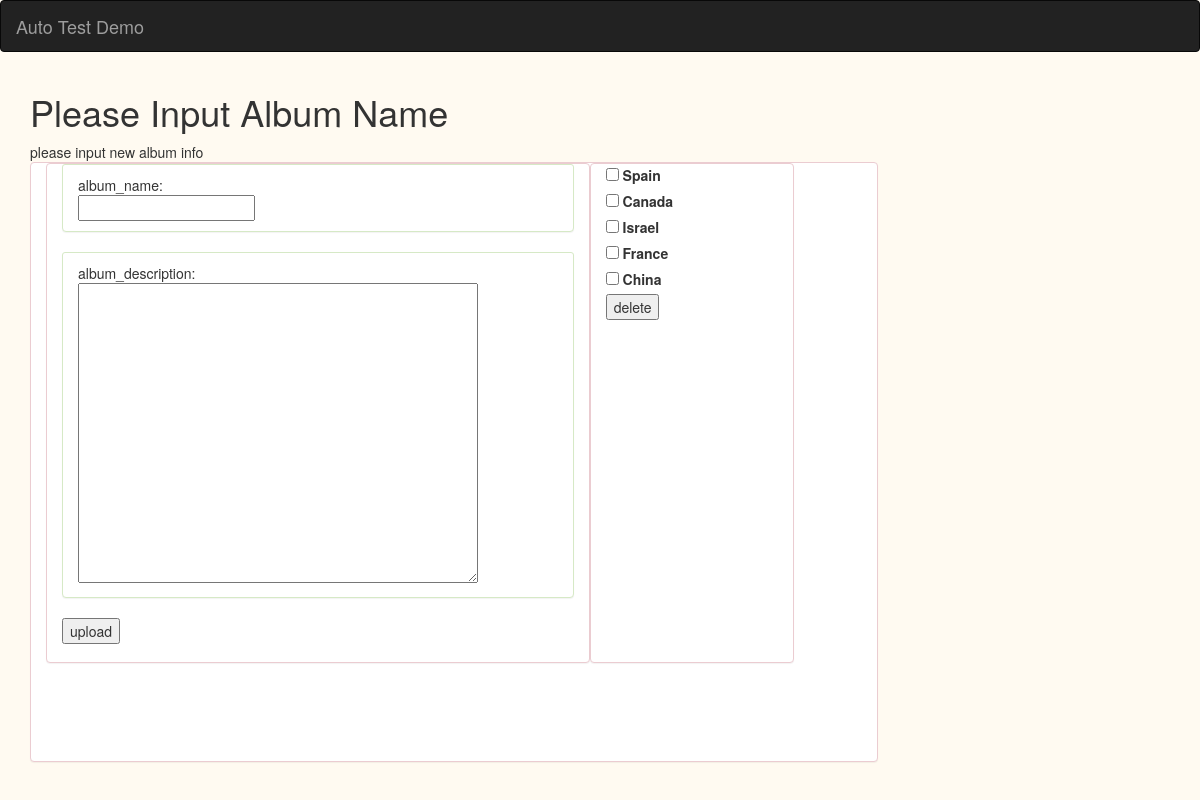
The app's page /new_album with its own data.
### model/models.py (models this page shows)
class IMAGE_ALBUM(db.Model):
    id = db.Column(db.Integer, primary_key=True)
    album_name = db.Column(db.String(100), unique=False, nullable=False)
    album_description = db.Column(db.String(100), unique=False, nullable=False)
    __table_args__ = (db.UniqueConstraint('id', 'album_name'),)

### main.py (the view)
@login_required
@app.route('/new_album',methods=['POST','GET'])
def new_album():
    if request.method == 'POST':
        if request.form['form_method'] == "add":
            album_name = request.form['album_name']
            album_description = request.form['album_description']
            album_info = IMAGE_ALBUM(album_name=album_name, album_description=album_description)
            db.session.add(album_info)
            db.session.commit()
            image_album = db.session.query(IMAGE_ALBUM.album_name).all()
            return render_template('new_album.html', image_album=image_album, message="please input new album info")
        elif request.form['form_method'] == "delete":
            print(request.form['form_method'])
            selected_album = request.form.getlist('album_name_list')
            for each_album in selected_album:
                print("_",each_album)
                db.session.query(IMAGE_ALBUM).filter(IMAGE_ALBUM.album_name==each_album).delete()
                db.session.commit()
            image_album = db.session.query(IMAGE_ALBUM.album_name).all()
            return render_template('new_album.html', image_album=image_album, message="please input new album info")
    else:
        image_album = db.session.query(IMAGE_ALBUM.album_name).all()
        return render_template('new_album.html', image_album=image_album, message="please input new album info")

### templates/new_album.html (shortened to what this page needs)
{% extends "layout.html" %}
{% block index %}
    <h1>Please Input Album Name</h1>
{{ message }}
<div class='col-md-12 col-lg-12 panel panel-danger' style="height:600px">
    <div class="col-md-8 col-lg-8 panel panel-danger" style="height:500px">
    <form action="" enctype='multipart/form-data' method='POST'>
        <div class="panel panel-success panel-heading">
            album_name:<br>
            <input type="text" name="album_name">
        </div>
        <div class="panel panel-success panel-heading">
            album_description:<br>
            <textarea name="album_description" style="height:300px;width:400px;"></textarea>
        </div>
        <input type="submit" value="upload" >
    </form>
    </div>
    <div class="col-md-3 col-lg-3 panel panel-danger" style="height:500px">
        <form action="" enctype='multipart/form-data' method='POST'>
        {% for each_album in image_album %}
            <input type="checkbox" class="form-check-input" name="album_name_list" value="{{ each_album[0] }}">
            <label class="form-check-label" for="flexCheckChecked">
                {{ each_album[0] }}
            </label> <br>
            {% endfor %}
            <input type="submit" value="delete" >
        </form>
    </div>
</div>
{% endblock %}

### static/css/index.css (style rules this page uses)
body { background-size: 100%; background-color: #FFFaF1; }

### records on screen
IMAGE_ALBUM: album_name "Spain"
IMAGE_ALBUM: album_name "Canada"
IMAGE_ALBUM: album_name "Israel"
IMAGE_ALBUM: album_name "France"
IMAGE_ALBUM: album_name "China"

### other values on screen
{{ message }} "please input new album info"
